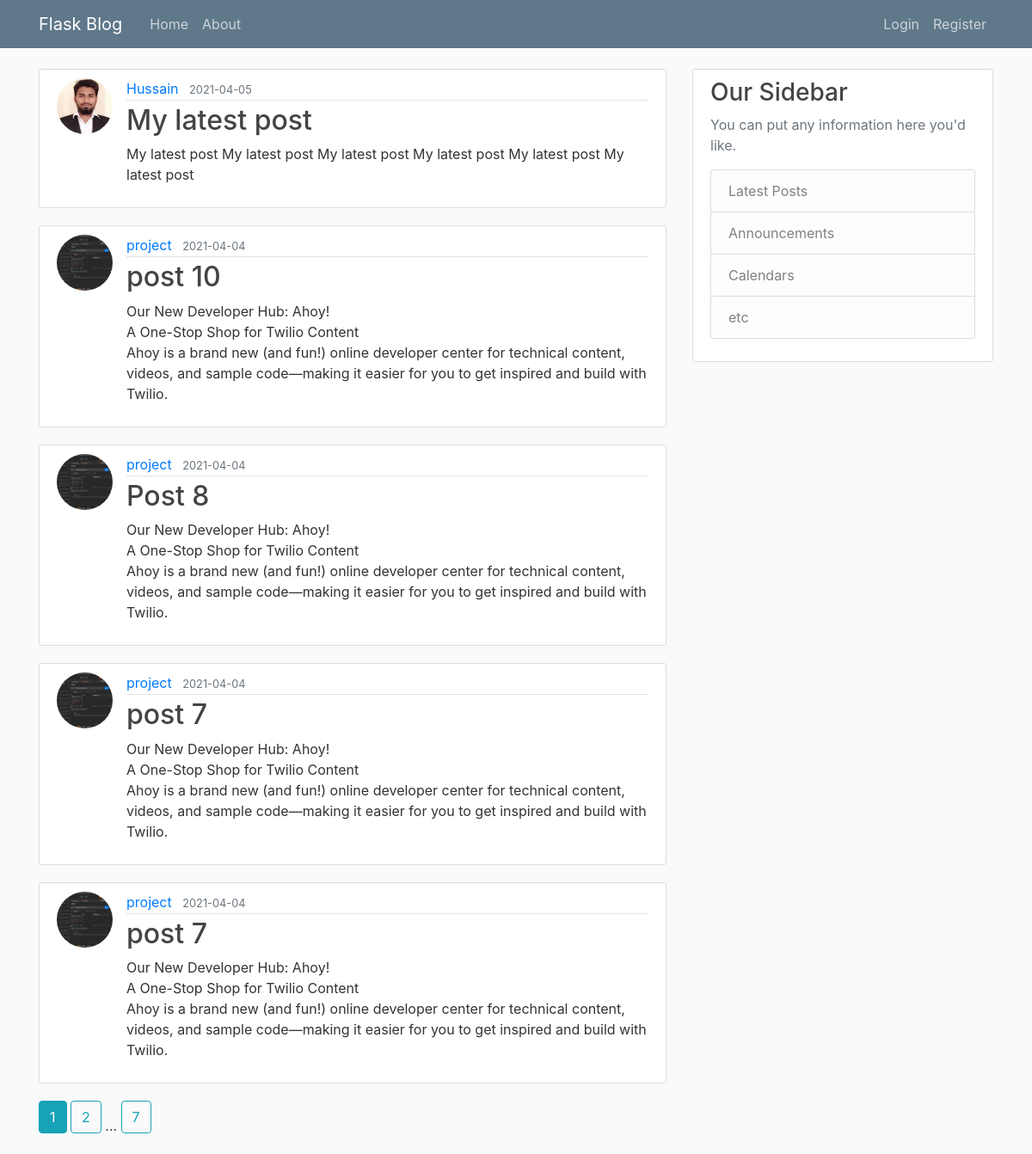
The page /home on the database its author committed.
### app/models.py (models this page shows, shortened)
class Post(db.Model):
    id = db.Column(db.Integer, primary_key=True)
    title = db.Column(db.String(100), nullable=False)
    date_posted = db.Column(db.DateTime, nullable=False, default=datetime.utcnow)
    content = db.Column(db.TEXT, nullable=False)
    user_id = db.Column(db.Integer, db.ForeignKey('user.id'), nullable=False)

class User(db.Model,UserMixin):
    id = db.Column(db.Integer, primary_key=True)
    username = db.Column(db.String(20), unique=True, nullable=False)
    email = db.Column(db.String(120), unique=True, nullable=False)
    image_file = db.Column(db.String(20), unique=False, default='default.jpg')
    password = db.Column(db.String(60), nullable=False)
    posts = db.relationship('Post', backref='author', lazy=True)

### app/routes.py (the view)
@app.route('/')
@app.route('/home')
def home():
    page = request.args.get('page', 1, type=int)
    posts = Post.query.order_by(Post.date_posted.desc()).paginate(page=page, per_page=5)
    return render_template("home.html", posts=posts)

### app/templates/home.html
{% extends "layout.html" %}
{% block content %}
    {% for post in posts.items %}
        <article class="media content-section">
            <img class="rounded-circle article-img" src="{{ url_for('static',filename='profile_pics/' + post.author.image_file) }}">
            <div class="media-body">
                <div class="article-metadata">
                <a class="mr-2" href="{{ url_for('user_posts', username=post.author.username) }}">{{ post.author.username }}</a>
                <small class="text-muted">{{ post.date_posted.strftime('%Y-%m-%d') }}</small>
            </div>
                <h2><a class="article-title" href="{{ url_for('post', post_id=post.id) }}">{{ post.title }}</a></h2>
                <p class="article-content">{{ post.content }}</p>
            </div>
        </article>
    {% endfor %}
    {% for page_num in posts.iter_pages(left_edge=1, right_edge=1, left_current=1, right_current=2) %}
        {% if page_num %}
            {% if posts.page == page_num %}
                <a class="btn btn-info mb-4" href="{{ url_for('home', page=page_num) }}">{{ page_num }}</a>
            {% else %}
                <a class="btn btn-outline-info mb-4" href="{{ url_for('home', page=page_num) }}">{{ page_num }}</a>
            {% endif %}
        {% else %}
            ...
        {% endif %}
    {% endfor %}
{% endblock content %}

### app/templates/layout.html (shortened to what this page needs)
<!DOCTYPE html>
<!DOCTYPE html>
<html lang="en">
<head>
    <link rel="stylesheet" href="https://cdn.jsdelivr.net/npm/bootstrap@4.6.0/dist/css/bootstrap.min.css">
    <link rel="stylesheet" , type="text/css", href="{{ url_for('static', filename='main.css')}}">
</head>
<body>
<header class="site-header">
  <nav class="navbar navbar-expand-md navbar-dark bg-steel fixed-top">
    <div class="container">
      <a class="navbar-brand mr-4" href="/">Flask Blog</a>
      <div class="collapse navbar-collapse" id="navbarToggle">
        <div class="navbar-nav mr-auto">
          <a class="nav-item nav-link" href="{{ url_for('home') }}">Home</a>
          <a class="nav-item nav-link" href="{{ url_for('about') }}">About</a>
        </div>
        <div class="navbar-nav">
          {% if current_user.is_authenticated %}
              <a class="nav-item nav-link" href="{{ url_for('new_post') }}">New Post</a>
              <a class="nav-item nav-link" href="{{ url_for('account') }}">{{ current_user.username }}</a>
              <a class="nav-item nav-link" href="{{ url_for('logout') }}">logout</a>
          {% else %}
            <a class="nav-item nav-link" href="{{ url_for('login') }}">Login</a>
            <a class="nav-item nav-link" href="{{ url_for('register') }}">Register</a>
          {% endif %}
        </div>
      </div>
    </div>
  </nav>
</header>
    <main role="main" class="container">
        <div class="row">
            <div class="col-md-8">
                {% block content %}{% endblock %}
            </div>
    <div class="col-md-4">
      <div class="content-section">
        <h3>Our Sidebar</h3>
        <p class='text-muted'>You can put any information here you'd like.
          <ul class="list-group">
            <li class="list-group-item list-group-item-light">Latest Posts</li>
            <li class="list-group-item list-group-item-light">Announcements</li>
            <li class="list-group-item list-group-item-light">Calendars</li>
            <li class="list-group-item list-group-item-light">etc</li>
          </ul>
        </p>
      </div>
    </div>
  </div>
</main>
</body>
</html>

### app/static/main.css (style rules this page uses)
body { background: #fafafa; color: #333333; margin-top: 5rem; }
h1, h2, h3, h4, h5, h6 { color: #444444; }
.bg-steel { background-color: #5f788a; }
.site-header .navbar-nav .nav-link { color: #cbd5db; }
.content-section { background: #ffffff; padding: 10px 20px; border: 1px solid #dddddd; border-radius: 3px; margin-bottom: 20px; }
.article-title { color: #444444; }
.article-content { white-space: pre-line; }
.article-img { height: 65px; width: 65px; margin-right: 16px; }
.article-metadata { padding-bottom: 1px; margin-bottom: 4px; border-bottom: 1px solid #e3e3e3 }

### rows shown on the page
Post: image_file (picture), author.username "Hussain", date_posted "2021-04-05", title "My latest post", content "My latest post My latest post My latest post My latest post My latest post My latest post"
Post: image_file (picture), author.username "project", date_posted "2021-04-04", title "post 10", content "Our New Developer Hub: Ahoy! A One-Stop Shop for Twilio Content Ahoy is a brand new (and fun!) online developer center for technical content, videos, and sample code—making it easier for you to get inspired and build with Twilio."
Post: image_file (picture), author.username "project", date_posted "2021-04-04", title "Post 8", content "Our New Developer Hub: Ahoy! A One-Stop Shop for Twilio Content Ahoy is a brand new (and fun!) online developer center for technical content, videos, and sample code—making it easier for you to get inspired and build with Twilio."
Post: image_file (picture), author.username "project", date_posted "2021-04-04", title "post 7", content "Our New Developer Hub: Ahoy! A One-Stop Shop for Twilio Content Ahoy is a brand new (and fun!) online developer center for technical content, videos, and sample code—making it easier for you to get inspired and build with Twilio."
Post: image_file (picture), author.username "project", date_posted "2021-04-04", title "post 7", content "Our New Developer Hub: Ahoy! A One-Stop Shop for Twilio Content Ahoy is a brand new (and fun!) online developer center for technical content, videos, and sample code—making it easier for you to get inspired and build with Twilio."

### other values the page prints
{{ page_num }} "1"
{{ page_num }} "2" "7"
